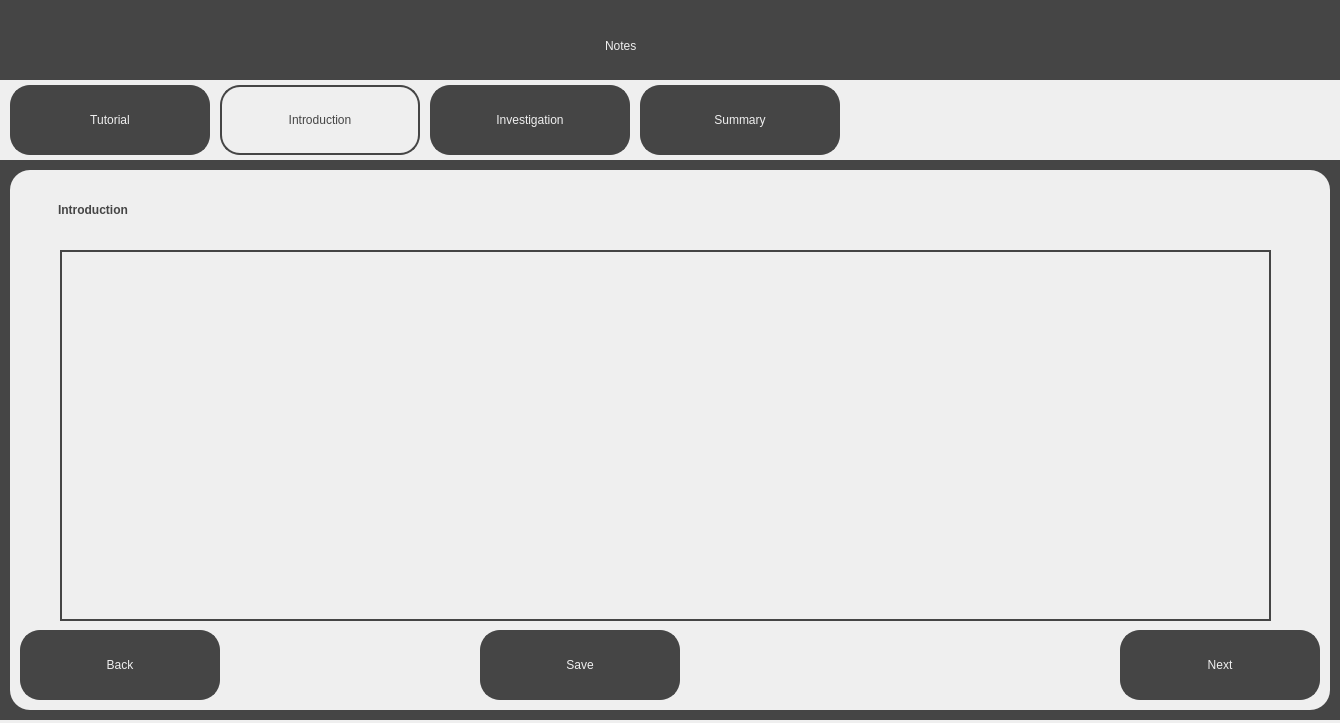
<?xml version="1.0" encoding="UTF-8"?>
<ui version="4.0">
 <class>IntroductionNotesScreen</class>
 <widget class="QDialog" name="IntroductionNotesScreen">
  <property name="geometry">
   <rect>
    <x>0</x>
    <y>0</y>
    <width>1340</width>
    <height>723</height>
   </rect>
  </property>
  <property name="windowTitle">
   <string>Visualising the Riemann Hypothesis - Notes</string>
  </property>
  <property name="sizeGripEnabled">
   <bool>false</bool>
  </property>
  <widget class="QWidget" name="widget" native="true">
   <property name="geometry">
    <rect>
     <x>0</x>
     <y>0</y>
     <width>1340</width>
     <height>720</height>
    </rect>
   </property>
   <property name="styleSheet">
    <string notr="true">background-color: rgb(69, 69, 69);</string>
   </property>
   <widget class="QLabel" name="Title">
    <property name="geometry">
     <rect>
      <x>605</x>
      <y>20</y>
      <width>131</width>
      <height>51</height>
     </rect>
    </property>
    <property name="styleSheet">
     <string notr="true">font: 36pt &quot;Sans Serif&quot;; color:rgb(239, 239, 239)</string>
    </property>
    <property name="text">
     <string>Notes</string>
    </property>
   </widget>
   <widget class="QWidget" name="TabBar" native="true">
    <property name="geometry">
     <rect>
      <x>0</x>
      <y>80</y>
      <width>1340</width>
      <height>80</height>
     </rect>
    </property>
    <property name="styleSheet">
     <string notr="true">background-color: rgb(239, 239, 239);</string>
    </property>
    <widget class="QPushButton" name="TutorialTab">
     <property name="geometry">
      <rect>
       <x>10</x>
       <y>5</y>
       <width>200</width>
       <height>70</height>
      </rect>
     </property>
     <property name="cursor">
      <cursorShape>PointingHandCursor</cursorShape>
     </property>
     <property name="styleSheet">
      <string notr="true">border: 2px solid;
border-radius: 20px;
border-color:rgb(69, 69, 69);
background-color: rgb(69, 69, 69);
font: 18pt &quot;Sans Serif&quot;; color:rgb(239, 239, 239);
</string>
     </property>
     <property name="text">
      <string>Tutorial</string>
     </property>
    </widget>
    <widget class="QPushButton" name="SummaryTab">
     <property name="geometry">
      <rect>
       <x>640</x>
       <y>5</y>
       <width>200</width>
       <height>70</height>
      </rect>
     </property>
     <property name="cursor">
      <cursorShape>PointingHandCursor</cursorShape>
     </property>
     <property name="styleSheet">
      <string notr="true">border: 2px solid;
border-radius: 20px;
border-color:rgb(69, 69, 69);
background-color: rgb(69, 69, 69);
font: 18pt &quot;Sans Serif&quot;; color:rgb(239, 239, 239);
</string>
     </property>
     <property name="text">
      <string>Summary</string>
     </property>
    </widget>
    <widget class="QPushButton" name="IntroductionTab">
     <property name="geometry">
      <rect>
       <x>220</x>
       <y>5</y>
       <width>200</width>
       <height>70</height>
      </rect>
     </property>
     <property name="cursor">
      <cursorShape>PointingHandCursor</cursorShape>
     </property>
     <property name="styleSheet">
      <string notr="true">border: 2px solid;
border-radius: 20px;
border-color:rgb(69, 69, 69);
background-color: rgb(239, 239, 239);
font: 18pt &quot;Sans Serif&quot;; color:rgb(69, 69, 69);
</string>
     </property>
     <property name="text">
      <string>Introduction</string>
     </property>
    </widget>
    <widget class="QPushButton" name="InvestigationTab">
     <property name="geometry">
      <rect>
       <x>430</x>
       <y>5</y>
       <width>200</width>
       <height>70</height>
      </rect>
     </property>
     <property name="cursor">
      <cursorShape>PointingHandCursor</cursorShape>
     </property>
     <property name="styleSheet">
      <string notr="true">border: 2px solid;
border-radius: 20px;
border-color:rgb(69, 69, 69);
background-color: rgb(69, 69, 69);
font: 18pt &quot;Sans Serif&quot;; color:rgb(239, 239, 239);
</string>
     </property>
     <property name="text">
      <string>Investigation</string>
     </property>
    </widget>
   </widget>
   <widget class="QWidget" name="MainWidget" native="true">
    <property name="geometry">
     <rect>
      <x>10</x>
      <y>170</y>
      <width>1320</width>
      <height>540</height>
     </rect>
    </property>
    <property name="styleSheet">
     <string notr="true">background-color: rgb(239, 239, 239);
border-radius: 20px;</string>
    </property>
    <widget class="QPushButton" name="BackButton">
     <property name="geometry">
      <rect>
       <x>10</x>
       <y>460</y>
       <width>200</width>
       <height>70</height>
      </rect>
     </property>
     <property name="cursor">
      <cursorShape>PointingHandCursor</cursorShape>
     </property>
     <property name="styleSheet">
      <string notr="true">border: 2px solid;
border-radius: 20px;
border-color:rgb(69, 69, 69);
background-color: rgb(69, 69, 69);
font: 18pt &quot;Sans Serif&quot;; color:rgb(239, 239, 239);
</string>
     </property>
     <property name="text">
      <string>Back</string>
     </property>
    </widget>
    <widget class="QPushButton" name="NextButton">
     <property name="geometry">
      <rect>
       <x>1110</x>
       <y>460</y>
       <width>200</width>
       <height>70</height>
      </rect>
     </property>
     <property name="cursor">
      <cursorShape>PointingHandCursor</cursorShape>
     </property>
     <property name="styleSheet">
      <string notr="true">border: 2px solid;
border-radius: 20px;
border-color:rgb(69, 69, 69);
background-color: rgb(69, 69, 69);
font: 18pt &quot;Sans Serif&quot;; color:rgb(239, 239, 239);
</string>
     </property>
     <property name="text">
      <string>Next</string>
     </property>
    </widget>
    <widget class="QLabel" name="SubTitleText">
     <property name="geometry">
      <rect>
       <x>40</x>
       <y>20</y>
       <width>231</width>
       <height>41</height>
      </rect>
     </property>
     <property name="styleSheet">
      <string notr="true">font: 25pt &quot;Sans Serif&quot;; color:rgb(69, 69, 69);
background-color: rgb(239, 239, 239); padding: 5px;</string>
     </property>
     <property name="text">
      <string>&lt;html&gt;&lt;head/&gt;&lt;body&gt;&lt;p&gt;&lt;span style=&quot; font-weight:600;&quot;&gt;Introduction&lt;/span&gt;&lt;/p&gt;&lt;/body&gt;&lt;/html&gt;</string>
     </property>
    </widget>
    <widget class="QTextEdit" name="NotesText">
     <property name="geometry">
      <rect>
       <x>50</x>
       <y>80</y>
       <width>1211</width>
       <height>371</height>
      </rect>
     </property>
     <property name="cursor" stdset="0">
      <cursorShape>IBeamCursor</cursorShape>
     </property>
     <property name="styleSheet">
      <string notr="true">background-color: rgb(239, 239, 239);
color: rgb(69, 69, 69);
font: 18pt &quot;Sans Serif&quot;;
border: 2px solid;
border-color:rgb(69, 69, 69);
border-radius: 0px;</string>
     </property>
     <property name="readOnly">
      <bool>false</bool>
     </property>
     <property name="html">
      <string>&lt;!DOCTYPE HTML PUBLIC &quot;-//W3C//DTD HTML 4.0//EN&quot; &quot;http://www.w3.org/TR/REC-html40/strict.dtd&quot;&gt;
&lt;html&gt;&lt;head&gt;&lt;meta name=&quot;qrichtext&quot; content=&quot;1&quot; /&gt;&lt;style type=&quot;text/css&quot;&gt;
p, li { white-space: pre-wrap; }
&lt;/style&gt;&lt;/head&gt;&lt;body style=&quot; font-family:'Sans Serif'; font-size:18pt; font-weight:400; font-style:normal;&quot;&gt;
&lt;p style=&quot;-qt-paragraph-type:empty; margin-top:0px; margin-bottom:0px; margin-left:0px; margin-right:0px; -qt-block-indent:0; text-indent:0px;&quot;&gt;&lt;br /&gt;&lt;/p&gt;&lt;/body&gt;&lt;/html&gt;</string>
     </property>
    </widget>
    <widget class="QPushButton" name="SaveButton">
     <property name="geometry">
      <rect>
       <x>470</x>
       <y>460</y>
       <width>200</width>
       <height>70</height>
      </rect>
     </property>
     <property name="cursor">
      <cursorShape>PointingHandCursor</cursorShape>
     </property>
     <property name="styleSheet">
      <string notr="true">border: 2px solid;
border-radius: 20px;
border-color:rgb(69, 69, 69);
background-color: rgb(69, 69, 69);
font: 18pt &quot;Sans Serif&quot;; color:rgb(239, 239, 239);
</string>
     </property>
     <property name="text">
      <string>Save</string>
     </property>
    </widget>
    <widget class="QLabel" name="SavedText">
     <property name="geometry">
      <rect>
       <x>690</x>
       <y>465</y>
       <width>191</width>
       <height>61</height>
      </rect>
     </property>
     <property name="styleSheet">
      <string notr="true">font: 25pt &quot;Sans Serif&quot;; color:rgb(69, 69, 69);
background-color: rgb(239, 239, 239); padding: 5px;
border-radius: 0px</string>
     </property>
     <property name="text">
      <string>&lt;html&gt;&lt;head/&gt;&lt;body&gt;&lt;p&gt;&lt;br/&gt;&lt;/p&gt;&lt;/body&gt;&lt;/html&gt;</string>
     </property>
    </widget>
   </widget>
  </widget>
 </widget>
 <resources/>
 <connections/>
</ui>
